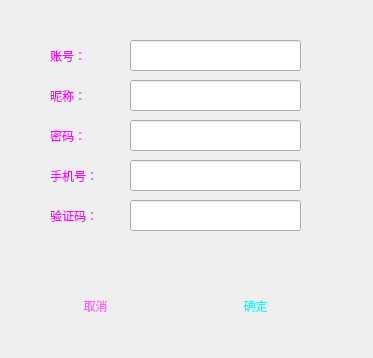
<?xml version="1.0" encoding="UTF-8"?>
<ui version="4.0">
 <class>UserDialog</class>
 <widget class="QWidget" name="UserDialog">
  <property name="enabled">
   <bool>true</bool>
  </property>
  <property name="geometry">
   <rect>
    <x>0</x>
    <y>0</y>
    <width>373</width>
    <height>358</height>
   </rect>
  </property>
  <property name="windowTitle">
   <string/>
  </property>
  <property name="styleSheet">
   <string notr="true"/>
  </property>
  <widget class="QLabel" name="label_username">
   <property name="geometry">
    <rect>
     <x>50</x>
     <y>40</y>
     <width>61</width>
     <height>31</height>
    </rect>
   </property>
   <property name="layoutDirection">
    <enum>Qt::LeftToRight</enum>
   </property>
   <property name="styleSheet">
    <string notr="true">color: rgb(255, 0, 255);
font: 75 16pt &quot;Hannotate SC&quot;;</string>
   </property>
   <property name="text">
    <string>账号：</string>
   </property>
  </widget>
  <widget class="QLineEdit" name="le_username">
   <property name="geometry">
    <rect>
     <x>130</x>
     <y>40</y>
     <width>171</width>
     <height>31</height>
    </rect>
   </property>
  </widget>
  <widget class="QLineEdit" name="le_nickname">
   <property name="geometry">
    <rect>
     <x>130</x>
     <y>80</y>
     <width>171</width>
     <height>31</height>
    </rect>
   </property>
  </widget>
  <widget class="QLabel" name="label_nickname">
   <property name="geometry">
    <rect>
     <x>50</x>
     <y>80</y>
     <width>61</width>
     <height>31</height>
    </rect>
   </property>
   <property name="styleSheet">
    <string notr="true">color: rgb(255, 0, 255);
font: 75 16pt &quot;Hannotate SC&quot;;</string>
   </property>
   <property name="text">
    <string>昵称：</string>
   </property>
  </widget>
  <widget class="QLineEdit" name="le_phonenumber">
   <property name="geometry">
    <rect>
     <x>130</x>
     <y>160</y>
     <width>171</width>
     <height>31</height>
    </rect>
   </property>
  </widget>
  <widget class="QLabel" name="label_phonenumber">
   <property name="geometry">
    <rect>
     <x>50</x>
     <y>160</y>
     <width>61</width>
     <height>31</height>
    </rect>
   </property>
   <property name="styleSheet">
    <string notr="true">color: rgb(255, 0, 255);
font: 75 16pt &quot;Hannotate SC&quot;;</string>
   </property>
   <property name="text">
    <string>手机号：</string>
   </property>
  </widget>
  <widget class="QPushButton" name="btn_cancel">
   <property name="geometry">
    <rect>
     <x>40</x>
     <y>280</y>
     <width>111</width>
     <height>51</height>
    </rect>
   </property>
   <property name="styleSheet">
    <string notr="true">font: 75 16pt &quot;Hannotate SC&quot;;
color: rgb(255, 102, 255);
background-image: url(:/new/prefix1/login.png);</string>
   </property>
   <property name="text">
    <string>取消</string>
   </property>
   <property name="flat">
    <bool>true</bool>
   </property>
  </widget>
  <widget class="QPushButton" name="btn_ok">
   <property name="geometry">
    <rect>
     <x>200</x>
     <y>280</y>
     <width>111</width>
     <height>51</height>
    </rect>
   </property>
   <property name="styleSheet">
    <string notr="true">font: 75 16pt &quot;Hannotate SC&quot;;
color: rgb(0, 255, 255);
background-image: url(:/new/prefix1/login.png);</string>
   </property>
   <property name="text">
    <string>确定</string>
   </property>
   <property name="flat">
    <bool>true</bool>
   </property>
  </widget>
  <widget class="QLineEdit" name="le_passwd">
   <property name="geometry">
    <rect>
     <x>130</x>
     <y>120</y>
     <width>171</width>
     <height>31</height>
    </rect>
   </property>
  </widget>
  <widget class="QLabel" name="label_passwd">
   <property name="geometry">
    <rect>
     <x>50</x>
     <y>120</y>
     <width>61</width>
     <height>31</height>
    </rect>
   </property>
   <property name="styleSheet">
    <string notr="true">color: rgb(255, 0, 255);
font: 75 16pt &quot;Hannotate SC&quot;;</string>
   </property>
   <property name="text">
    <string>密码：</string>
   </property>
  </widget>
  <widget class="QLabel" name="label_verify">
   <property name="geometry">
    <rect>
     <x>50</x>
     <y>200</y>
     <width>61</width>
     <height>31</height>
    </rect>
   </property>
   <property name="styleSheet">
    <string notr="true">color: rgb(255, 0, 255);
font: 75 16pt &quot;Hannotate SC&quot;;</string>
   </property>
   <property name="text">
    <string>验证码：</string>
   </property>
  </widget>
  <widget class="QLineEdit" name="le_phoneverifiy">
   <property name="geometry">
    <rect>
     <x>130</x>
     <y>200</y>
     <width>171</width>
     <height>31</height>
    </rect>
   </property>
  </widget>
 </widget>
 <resources/>
 <connections/>
</ui>
